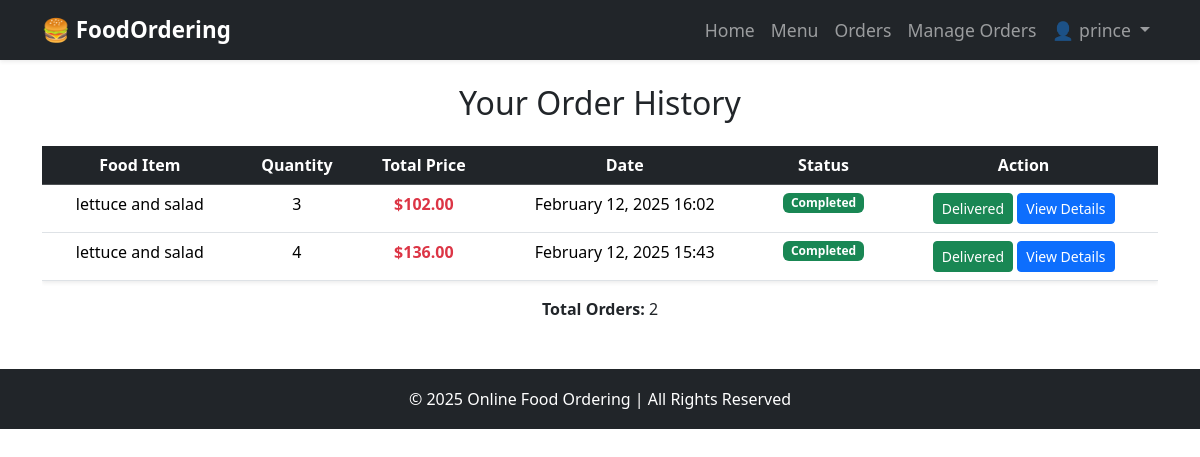
The page /order-history/ (signed in) on the database its author committed.
### food_ordering/models.py (models this page shows, shortened)
class Order(models.Model):
    STATUS_CHOICES = [
        ("Pending", "Pending"),
        ("In Progress", "In Progress"),
        ("Completed", "Completed"),
        ("Cancelled", "Cancelled"),
    ]
    user = models.ForeignKey(User, on_delete=models.CASCADE)
    food = models.ForeignKey(Food, on_delete=models.CASCADE)
    quantity = models.PositiveIntegerField(default=1)
    ordered_at = models.DateTimeField(auto_now_add=True)
    status = models.CharField(max_length=20, choices=STATUS_CHOICES, default="Pending")
    def total_price(self):
        return self.food.price * self.quantity

class Food(models.Model):
    name = models.CharField(max_length=100)
    description = models.TextField()
    price = models.DecimalField(max_digits=6, decimal_places=2)
    category = models.CharField(
        max_length=50,
        choices=[("Veg", "Veg"), ("Non-Veg", "Non-Veg")],
        default="Veg"
    )
    available = models.BooleanField(default=True)
    image = CloudinaryField('image', blank=True, null=True)  # ✅ Cloudinary storage

### food_ordering/views.py (the view)
# urls.py: path('order-history/', views.order_history, name='order_history'),
@login_required
def order_history(request):
    orders = Order.objects.filter(user=request.user).order_by('-ordered_at')
    return render(request, 'food_ordering/order_history.html', {'orders': orders})

### templates/food_ordering/order_history.html (shortened to what this page needs)
{% extends "base.html" %}
{% block content %}
<h2 class="text-center mb-4">Your Order History</h2>
{% if orders %}
    <div class="table-responsive">
        <table class="table table-hover shadow-sm text-center">
            <thead class="table-dark">
                <tr>
                    <th>Food Item</th>
                    <th>Quantity</th>
                    <th>Total Price</th>
                    <th>Date</th>
                    <th>Status</th>
                    <th>Action</th>
                </tr>
            </thead>
            <tbody>
                {% for order in orders %}
                <tr id="order-{{ order.id }}">
                    <td>{{ order.food.name }}</td>
                    <td>{{ order.quantity }}</td>
                    <td class="fw-bold text-danger">${{ order.total_price }}</td>
                    <td>{{ order.ordered_at|date:"F d, Y H:i" }}</td>
                    <td>
                        <span class="badge
                            {% if order.status == 'Pending' %}bg-warning
                            {% elif order.status == 'In Progress' %}bg-info
                            {% elif order.status == 'Completed' %}bg-success
                            {% elif order.status == 'Cancelled' %}bg-danger
                            {% endif %}">
                            {{ order.status }}
                        </span>
                    </td>
                    <td>
                        {% if order.status == "Pending" %}
                            <a href="{% url 'cancel_order' order.id %}" class="btn btn-danger btn-sm">Cancel</a>
                        {% elif order.status == "Completed" %}
                            <span class="btn btn-success btn-sm">Delivered</span>
                        {% else %}
                            <span class="btn btn-secondary btn-sm">{{ order.status }}</span>
                        {% endif %}
                        <button class="btn btn-primary btn-sm" onclick="showOrderDetails('{{ order.id }}', '{{ order.food.name }}', '{{ order.quantity }}', '{{ order.total_price }}', '{{ order.ordered_at }}', '{{ order.status }}')">
                            View Details
                        </button>
                    </td>
                </tr>
                {% endfor %}
            </tbody>
        </table>
    </div>
    <p class="text-center"><strong>Total Orders:</strong> {{ orders|length }}</p>
{% else %}
    <p class="text-center">You have no past orders.</p>
{% endif %}
{% endblock %}

### templates/base.html (shortened to what this page needs)
{% load static %}
<link rel="stylesheet" href="{% static 'css/style.css' %}">
<!DOCTYPE html>
<html lang="en">
<head>
    <link href="https://cdn.jsdelivr.net/npm/bootstrap@5.3.2/dist/css/bootstrap.min.css" rel="stylesheet">
</head>
<body>
    <header>
        <nav class="navbar navbar-expand-lg navbar-dark bg-dark shadow-sm">
            <div class="container">
                <a class="navbar-brand" href="/">🍔 FoodOrdering</a>
                <div class="collapse navbar-collapse" id="navbarNav">
                    <ul class="navbar-nav ms-auto">
                        <li class="nav-item">
                            <a class="nav-link" href="/">Home</a>
                        </li>
                        <li class="nav-item">
                            <a class="nav-link" href="{% url 'menu' %}">Menu</a>
                        </li>
                        {% if user.is_authenticated %}
                            <li class="nav-item">
                                <a class="nav-link" href="{% url 'order_history' %}">Orders</a>
                            </li>
                            {% if user.is_staff %}
                            <li class="nav-item">
                                <a class="nav-link" href="{% url 'manage_orders' %}">Manage Orders</a>
                            </li>
                            {% endif %}
                            <li class="nav-item dropdown">
                                <a class="nav-link dropdown-toggle" href="#" id="userDropdown" role="button" data-bs-toggle="dropdown">
                                    👤 {{ user.username }}
                                </a>
                            </li>
                        {% endif %}
                    </ul>
                </div>
            </div>
        </nav>
    </header>
    <main class="container mt-4">
        {% block content %}{% endblock %}
    </main>
    <footer class="footer bg-dark text-white text-center mt-5">
        <p class="mb-0">&copy; 2025 Online Food Ordering | All Rights Reserved</p>
    </footer>
</body>
</html>

### templates/base.html (style rules this page uses)
.navbar-brand { font-weight: bold; font-size: 1.4rem; }
.nav-link { font-size: 1.1rem; }
.footer { position: relative; bottom: 0; width: 100%; height: 60px; line-height: 60px; background-color: #343a40; }

### rows shown on the page
Order: food.name "lettuce and salad", quantity "3", total_price "102.00", ordered_at "February 12, 2025 16:02", status "Completed", shows "Delivered"
Order: food.name "lettuce and salad", quantity "4", total_price "136.00", ordered_at "February 12, 2025 15:43", status "Completed", shows "Delivered"

### other values the page prints
{{ user.username }} "prince"
{{ orders|length }} "2"
